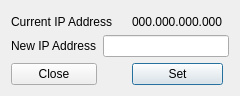
<?xml version="1.0" encoding="UTF-8"?>
<ui version="4.0">
 <class>popup</class>
 <widget class="QDialog" name="popup">
  <property name="geometry">
   <rect>
    <x>0</x>
    <y>0</y>
    <width>240</width>
    <height>96</height>
   </rect>
  </property>
  <property name="maximumSize">
   <size>
    <width>240</width>
    <height>320</height>
   </size>
  </property>
  <property name="windowTitle">
   <string>Dialog</string>
  </property>
  <property name="modal">
   <bool>true</bool>
  </property>
  <layout class="QGridLayout" name="gridLayout">
   <item row="5" column="0" colspan="2" alignment="Qt::AlignBottom">
    <widget class="QLabel" name="label">
     <property name="text">
      <string>Current IP Address</string>
     </property>
    </widget>
   </item>
   <item row="7" column="3">
    <widget class="QPushButton" name="setButton">
     <property name="maximumSize">
      <size>
       <width>115</width>
       <height>16777215</height>
      </size>
     </property>
     <property name="text">
      <string>Set</string>
     </property>
    </widget>
   </item>
   <item row="5" column="3" alignment="Qt::AlignRight|Qt::AlignBottom">
    <widget class="QLabel" name="curentAddr">
     <property name="text">
      <string>000.000.000.000</string>
     </property>
    </widget>
   </item>
   <item row="6" column="0">
    <widget class="QLabel" name="label_3">
     <property name="text">
      <string>New IP Address</string>
     </property>
    </widget>
   </item>
   <item row="7" column="2">
    <spacer name="horizontalSpacer">
     <property name="orientation">
      <enum>Qt::Horizontal</enum>
     </property>
     <property name="sizeHint" stdset="0">
      <size>
       <width>40</width>
       <height>20</height>
      </size>
     </property>
    </spacer>
   </item>
   <item row="7" column="0">
    <widget class="QPushButton" name="closeButton">
     <property name="text">
      <string>Close</string>
     </property>
    </widget>
   </item>
   <item row="6" column="1" colspan="4">
    <widget class="QLineEdit" name="newAddress"/>
   </item>
  </layout>
 </widget>
 <resources/>
 <connections/>
</ui>
